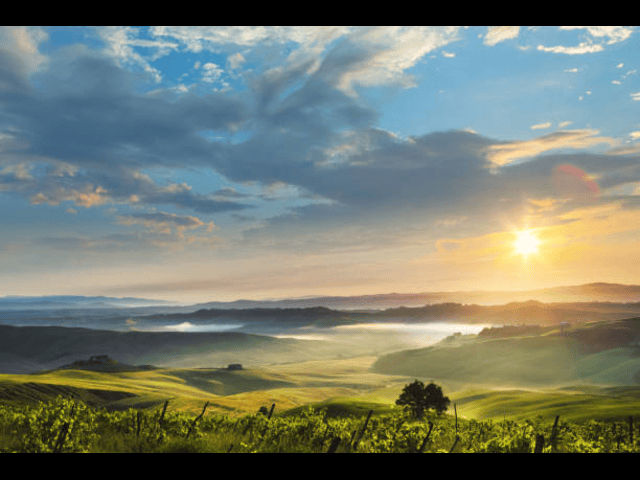
#> input picture images/1.png, 640 x 480 px, given in place of the camera
$ python Utils.py
#> lines starting #> are read from the running program, lines starting #| are printed output that depends on the picture
"""
Supporting Functions for Computer vision using OpenCV
By: Computer Vision Zone
Website: https://www.computervision.zone/
"""

import cv2
import numpy as np
import copy


def stackImages(_imgList, cols, scale):
    """
    Stack Images together to display in a single window
    :param _imgList: list of images to stack
    :param cols: the num of img in a row
    :param scale: bigger~1+ ans smaller~1-
    :return: Stacked Image
    """
    imgList = copy.deepcopy(_imgList)

    # make the array full by adding blank img, otherwise the openCV can't work
    totalImages = len(imgList)
    rows = totalImages // cols if totalImages // cols * cols == totalImages else totalImages // cols + 1
    blankImages = cols * rows - totalImages

    width = imgList[0].shape[1]
    height = imgList[0].shape[0]
    imgBlank = np.zeros((height, width, 3), np.uint8)
    imgList.extend([imgBlank] * blankImages)

    # resize the images
    for i in range(cols * rows):
        imgList[i] = cv2.resize(imgList[i], (0, 0), None, scale, scale)
        if len(imgList[i].shape) == 2:
            imgList[i] = cv2.cvtColor(imgList[i], cv2.COLOR_GRAY2BGR)

    # put the images in a board
    hor = [imgBlank] * rows
    for y in range(rows):
        line = []
        for x in range(cols):
            line.append(imgList[y * cols + x])
        hor[y] = np.hstack(line)
    ver = np.vstack(hor)
    return ver


# [65 lines left out: functions cornerRect, findContours, not called in this run]


def main():
    cap = cv2.VideoCapture(0)
    while True:
        success, img = cap.read()
#> img is the input picture: shape (480, 640, 3); mean B, G, R 111.6, 125.1, 118.2
        imgGray = cv2.cvtColor(img, cv2.COLOR_BGR2GRAY)
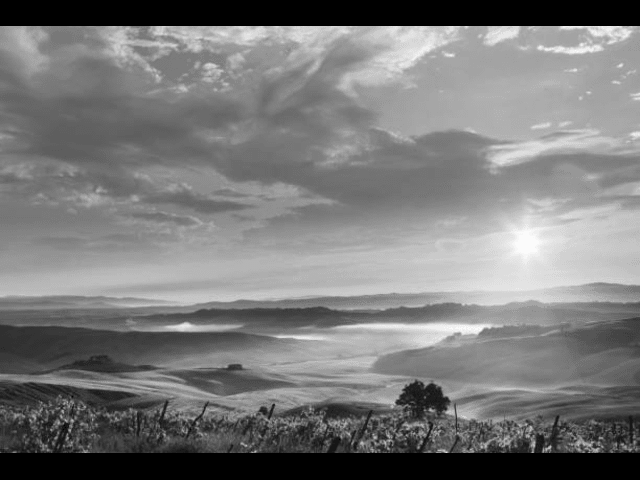
#> imgGray: shape (480, 640); min 0, max 251, mean 121.5
        imgList = [img, img, imgGray, img, imgGray]
        imgStacked = stackImages(imgList, 2, 0.5)
#> in stackImages, `imgList = copy.deepcopy(_imgList)`: imgList = 5 items
#> in stackImages, `totalImages = len(imgList)`: totalImages = 5
#> in stackImages, `rows = totalImages // cols if totalImages // cols * cols == totalImage..`: rows = 3
#> in stackImages, `blankImages = cols * rows - totalImages`: blankImages = 1
#> after the loop in stackImages, `for i in range(cols * rows):`: imgList = 6 items
#> in stackImages, `hor = [imgBlank] * rows`: hor = 3 items
#> in stackImages, `ver = np.vstack(hor)`:
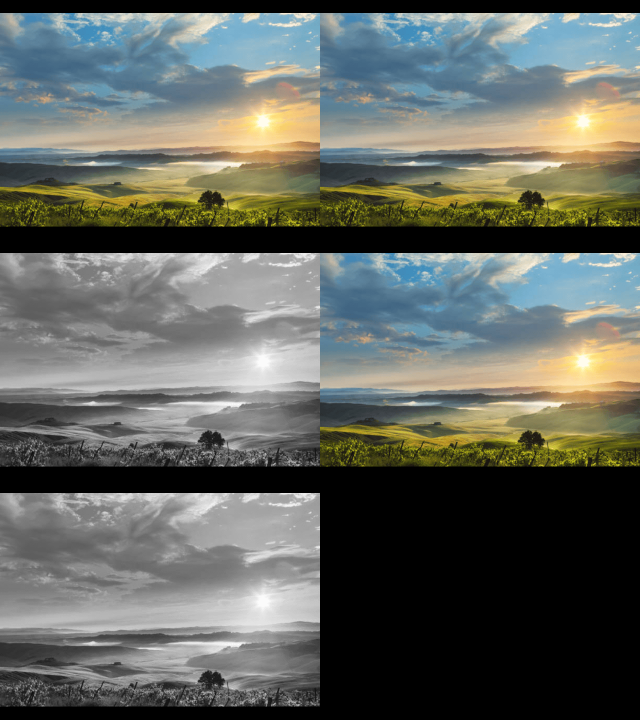
#> ver: shape (720, 640, 3); mean of channels 0, 1, 2 96.4, 103.1, 99.7; drawn as B, G, R

        cv2.imshow("stackedImg", imgStacked)
        cv2.waitKey(1)


if __name__ == "__main__":
    main()

$ run again, on images/2.png
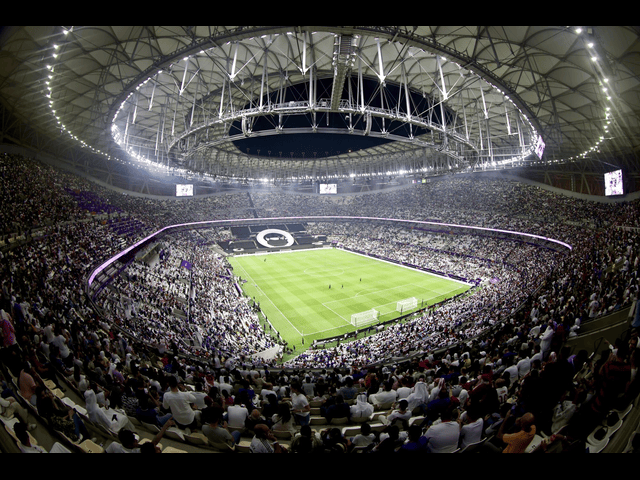
#> input picture images/2.png, 640 x 480 px, given in place of the camera
#> in main, img is the input picture: shape (480, 640, 3); mean B, G, R 65.2, 69.7, 69.9
#> in main, `imgGray = cv2.cvtColor(img, cv2.COLOR_BGR2GRAY)`:
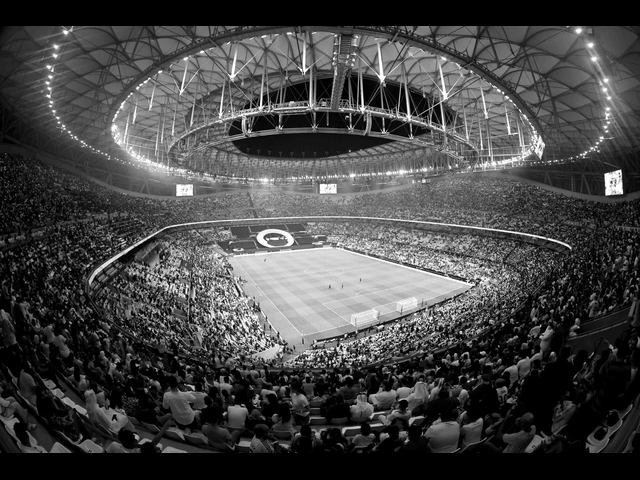
#> imgGray: shape (480, 640); min 0, max 255, mean 69.2
#> in stackImages, `imgList = copy.deepcopy(_imgList)`: imgList = 5 items
#> totalImages = 5
#> rows = 3
#> blankImages = 1
#> after the loop in stackImages, `for i in range(cols * rows):`: imgList = 6 items
#> hor = 3 items
#> in stackImages, `ver = np.vstack(hor)`:
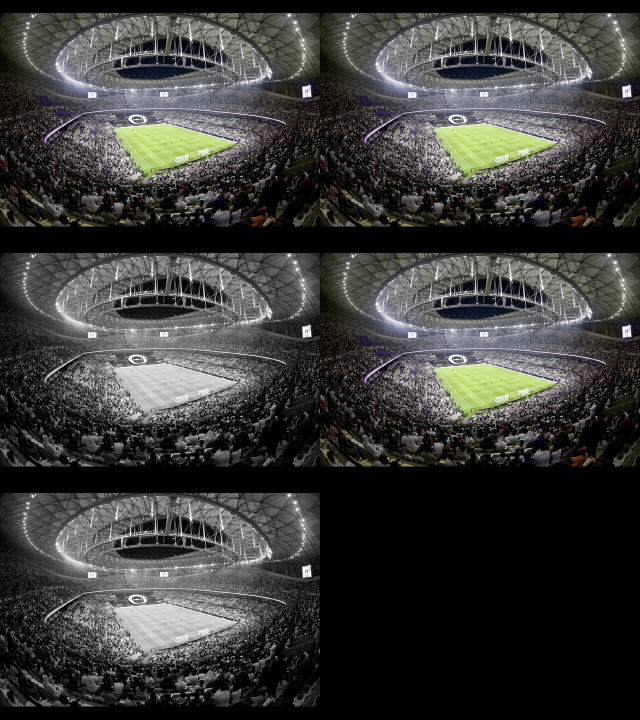
#> ver: shape (720, 640, 3); mean of channels 0, 1, 2 55.7, 58, 58.1; drawn as B, G, R
